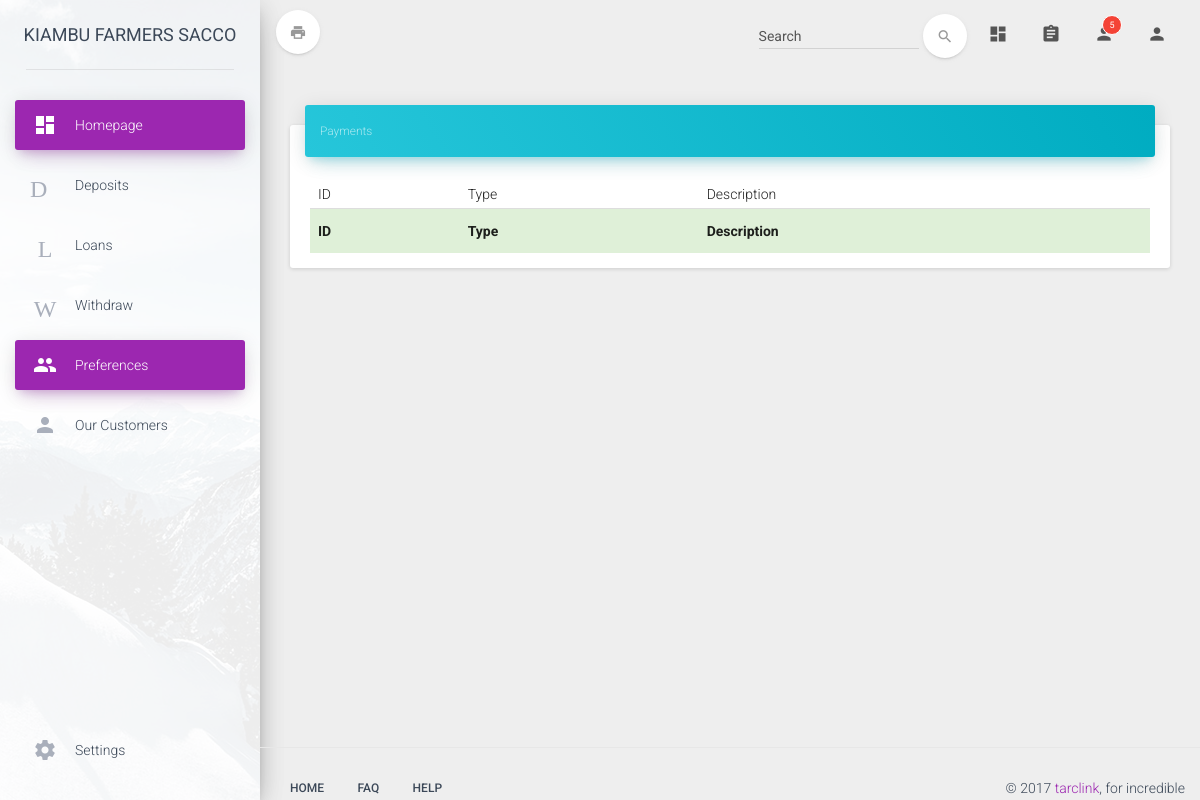
Before: /admin/with-type.php with the older database file.
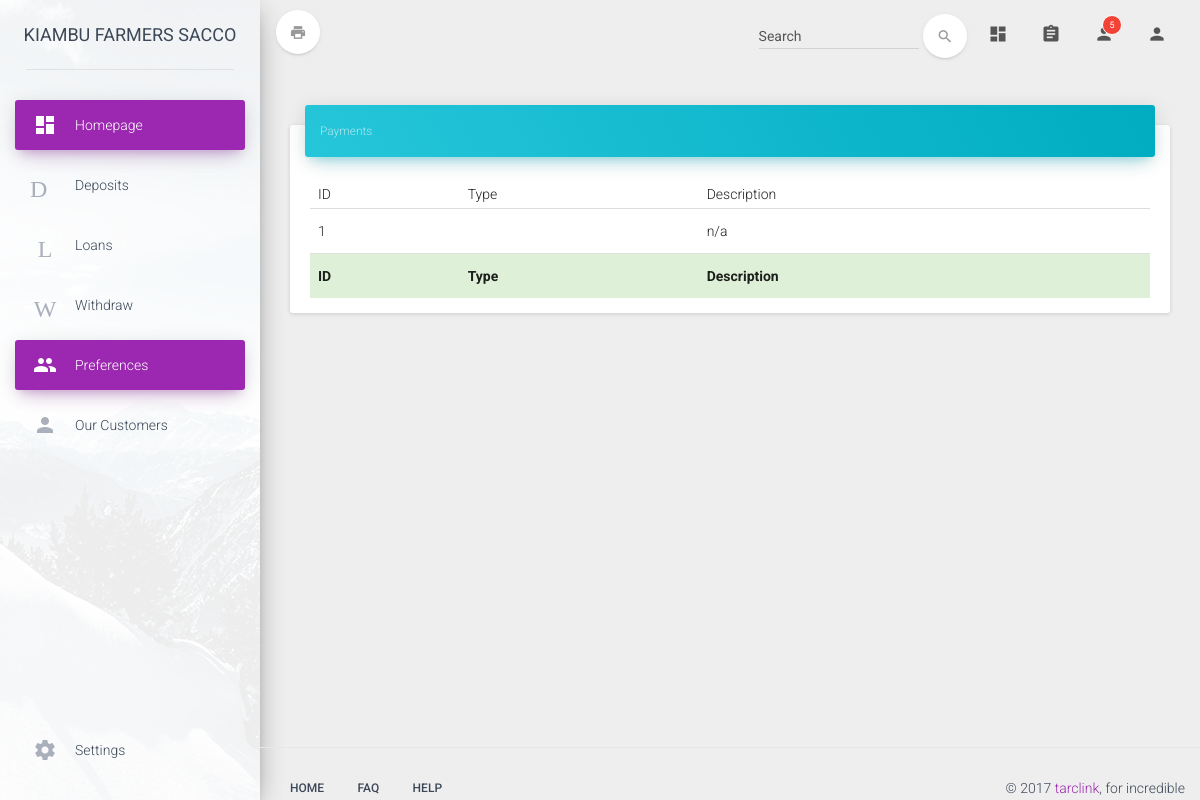
After: the same page with the newer database file.
### tables this page shows
CREATE TABLE `Withdraw_table` (
  `Withdraw_id` int(20) NOT NULL,
  `Withdraw_type` varchar(20) DEFAULT NULL,
  `Withdraw_description` varchar(20) DEFAULT NULL
);

### admin/with-type.php (the view)
<?php include "baseh.php";?>
<?php
include "../connection/db.php";
$result = mysqli_query($con, "SELECT * FROM Withdraw_table ORDER BY Withdraw_id ASC");
?>
    <div class="card">
        <div class="card-header" data-background-color="blue">
            <small i class="category">Payments </small>
        </div>
        <div class="card-content table-responsive">
            <table class="table" id="table1">
                <thead class="">
                <th>ID</th>
                <th>Type</th>
                <th>Description</th>
                </thead>
                <tbody>
                <?php
                while($res = mysqli_fetch_array($result)) {
                    echo "<tr class=''>";
                    echo "<td class=''>".$res['Withdraw_id']."</td>";
                    echo "<td class=''>".$res['Withdraw_type']."</td>";
                    echo "<td class=''>".$res['Withdraw_description']."</td>";
                }
                ?>
                </tbody>
                <tfoot>
                <tr class="bg-success">
                    <th>ID</th>
                    <th>Type</th>
                    <th>Description</th>
                </tr>
                </tfoot>
            </table>
        </div>
    </div>
<?php include "basef.php";?>

Changed rows visible on the page:
added withdraw_table: Withdraw_id "1", Withdraw_description "n/a"
